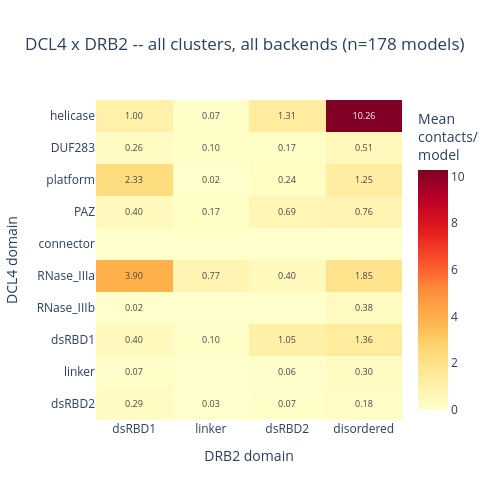
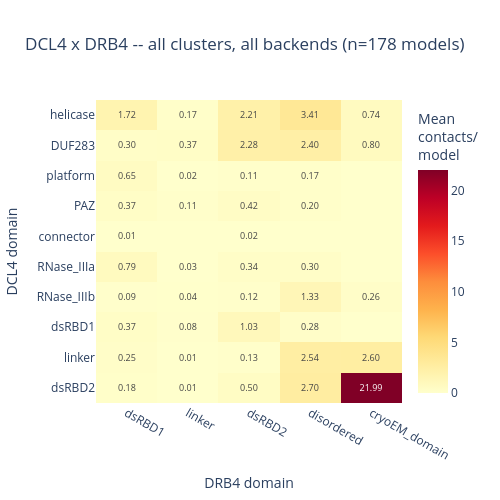
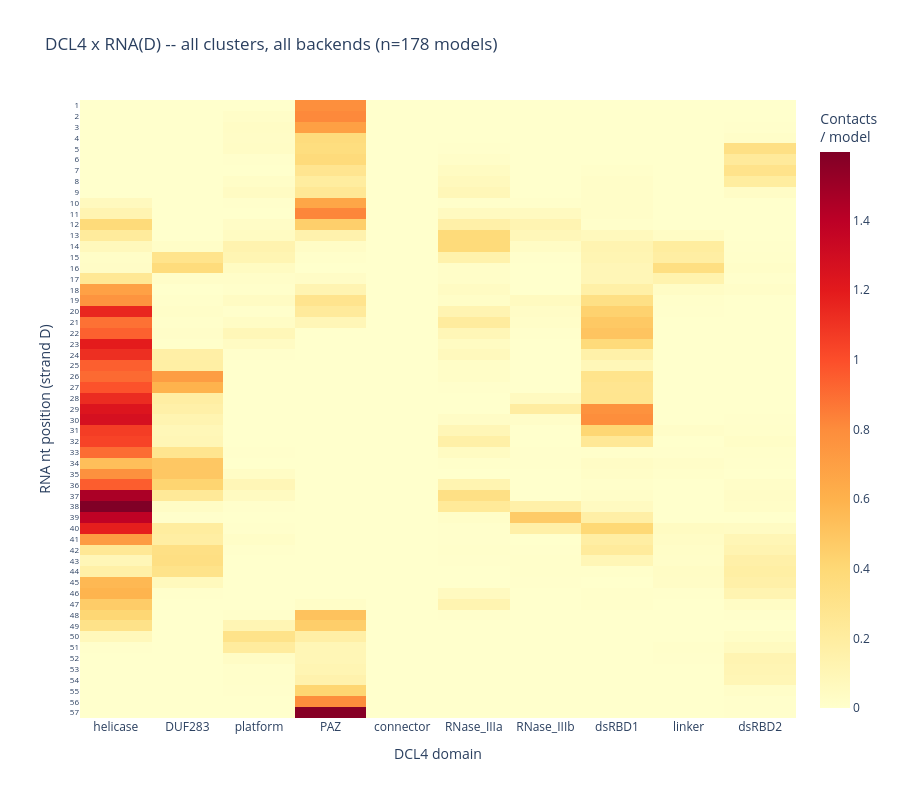
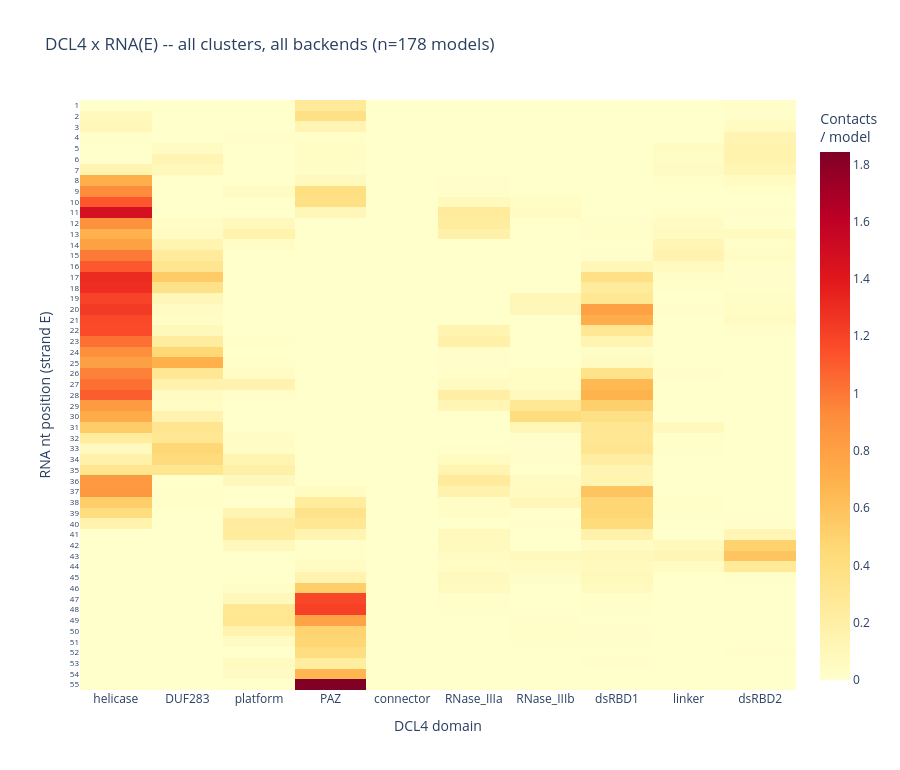

The cell these charts' notebook holds for them, in order:
### Markdown cell above
## One heatmap per couple (all clusters, all backends pooled)

### Code cell
n_models_total = df.groupby(["cluster", "fname"]).ngroups
ct_all = {}
for c in COUPLES:
    ct_all[c] = couple_heatmap(
        df, c, n_models_total,
        f"DCL4 x {LIGAND_CHAIN_NAMES[c]} -- all clusters, all backends (n={n_models_total} models)",
        f"dcl4_{LIGAND_CHAIN_NAMES[c].lower()}_heatmap_pooled.html",
    )

### Figure 1 — Plotly figure (JSON) as saved in the notebook; plotly's stock layout.template omitted (floating-point values rounded to 4 significant figures)
{"data": [{"colorbar": {"title": {"text": "Mean<br>contacts/<br>model"}}, "colorscale": [[0, "rgb(255,255,204)"], [0.125, "rgb(255,237,160)"], [0.25, "rgb(254,217,118)"], [0.375, "rgb(254,178,76)"], [0.5, "rgb(253,141,60)"], [0.625, "rgb(252,78,42)"], [0.75, "rgb(227,26,28)"], [0.875, "rgb(189,0,38)"], [1, "rgb(128,0,38)"]], "hovertemplate": "DCL4 domain: %{y}<br>DRB2 domain: %{x}<br>%{z:.3f} contacts/model<extra></extra>", "text": [["1.00", "0.07", "1.31", "10.26"], ["0.26", "0.10", "0.17", "0.51"], ["2.33", "0.02", "0.24", "1.25"], ["0.40", "0.17", "0.69", "0.76"], ["", "", "", ""], ["3.90", "0.77", "0.40", "1.85"], ["0.02", "", "", "0.38"], ["0.40", "0.10", "1.05", "1.36"], ["0.07", "", "0.06", "0.30"], ["0.29", "0.03", "0.07", "0.18"]], "textfont": {"size": 9}, "texttemplate": "%{text}", "type": "heatmap", "x": ["dsRBD1", "linker", "dsRBD2", "disordered"], "y": ["helicase", "DUF283", "platform", "PAZ", "connector", "RNase_IIIa", "RNase_IIIb", "dsRBD1", "linker", "dsRBD2"], "z": [[1.0, 0.07303, 1.315, 10.26], [0.2584, 0.1011, 0.1685, 0.5112], [2.326, 0.02247, 0.2416, 1.247], [0.3989, 0.1742, 0.6854, 0.764], [0.0, 0.0, 0.0, 0.0], [3.899, 0.7697, 0.4045, 1.854], [0.02247, 0.0, 0.0, 0.382], [0.3989, 0.1011, 1.051, 1.36], [0.07303, 0.0, 0.0618, 0.3034], [0.2921, 0.02809, 0.07303, 0.1798]]}], "layout": {"height": 500, "title": {"text": "DCL4 x DRB2 -- all clusters, all backends (n=178 models)"}, "width": 500, "xaxis": {"title": {"text": "DRB2 domain"}}, "yaxis": {"autorange": "reversed", "title": {"text": "DCL4 domain"}}}}

### Figure 2 — Plotly figure (JSON) as saved in the notebook; plotly's stock layout.template omitted (floating-point values rounded to 4 significant figures)
{"data": [{"colorbar": {"title": {"text": "Mean<br>contacts/<br>model"}}, "colorscale": [[0, "rgb(255,255,204)"], [0.125, "rgb(255,237,160)"], [0.25, "rgb(254,217,118)"], [0.375, "rgb(254,178,76)"], [0.5, "rgb(253,141,60)"], [0.625, "rgb(252,78,42)"], [0.75, "rgb(227,26,28)"], [0.875, "rgb(189,0,38)"], [1, "rgb(128,0,38)"]], "hovertemplate": "DCL4 domain: %{y}<br>DRB4 domain: %{x}<br>%{z:.3f} contacts/model<extra></extra>", "text": [["1.72", "0.17", "2.21", "3.41", "0.74"], ["0.30", "0.37", "2.28", "2.40", "0.80"], ["0.65", "0.02", "0.11", "0.17", ""], ["0.37", "0.11", "0.42", "0.20", ""], ["0.01", "", "0.02", "", ""], ["0.79", "0.03", "0.34", "0.30", ""], ["0.09", "0.04", "0.12", "1.33", "0.26"], ["0.37", "0.08", "1.03", "0.28", ""], ["0.25", "0.01", "0.13", "2.54", "2.60"], ["0.18", "0.01", "0.50", "2.70", "21.99"]], "textfont": {"size": 9}, "texttemplate": "%{text}", "type": "heatmap", "x": ["dsRBD1", "linker", "dsRBD2", "disordered", "cryoEM_domain"], "y": ["helicase", "DUF283", "platform", "PAZ", "connector", "RNase_IIIa", "RNase_IIIb", "dsRBD1", "linker", "dsRBD2"], "z": [[1.725, 0.1742, 2.213, 3.41, 0.736], [0.2978, 0.3652, 2.275, 2.399, 0.7978], [0.6517, 0.01685, 0.1067, 0.1742, 0.0], [0.3708, 0.1067, 0.4157, 0.1966, 0.0], [0.005618, 0.0, 0.01685, 0.0, 0.0], [0.7865, 0.02809, 0.3427, 0.2978, 0.0], [0.08989, 0.04494, 0.1236, 1.326, 0.2584], [0.3708, 0.07865, 1.034, 0.2809, 0.0], [0.2528, 0.005618, 0.1348, 2.539, 2.596], [0.1798, 0.01124, 0.5, 2.702, 21.99]]}], "layout": {"height": 500, "title": {"text": "DCL4 x DRB4 -- all clusters, all backends (n=178 models)"}, "width": 500, "xaxis": {"title": {"text": "DRB4 domain"}}, "yaxis": {"autorange": "reversed", "title": {"text": "DCL4 domain"}}}}

### Figure 3 — Plotly figure (JSON) as saved in the notebook; plotly's stock layout.template omitted (floating-point values rounded to 4 significant figures; data arrays with more than 128 entries replaced by an {"elided": "..."} marker saying what was removed)
{"data": [{"colorbar": {"title": {"text": "Contacts<br>/ model"}}, "colorscale": [[0, "rgb(255,255,204)"], [0.125, "rgb(255,237,160)"], [0.25, "rgb(254,217,118)"], [0.375, "rgb(254,178,76)"], [0.5, "rgb(253,141,60)"], [0.625, "rgb(252,78,42)"], [0.75, "rgb(227,26,28)"], [0.875, "rgb(189,0,38)"], [1, "rgb(128,0,38)"]], "hovertemplate": "DCL4 domain: %{x}<br>RNA nt (strand D): %{y}<br>%{z:.3f} contacts/model<extra></extra>", "type": "heatmap", "x": ["helicase", "DUF283", "platform", "PAZ", "connector", "RNase_IIIa", "RNase_IIIb", "dsRBD1", "linker", "dsRBD2"], "y": ["1", "2", "3", "4", "5", "6", "7", "8", "9", "10", "11", "12", "13", "14", "15", "16", "17", "18", "19", "20", "21", "22", "23", "24", "25", "26", "27", "28", "29", "30", "31", "32", "33", "34", "35", "36", "37", "38", "39", "40", "41", "42", "43", "44", "45", "46", "47", "48", "49", "50", "51", "52", "53", "54", "55", "56", "57"], "z": {"elided": "57x10 float values"}}], "layout": {"height": 798, "title": {"text": "DCL4 x RNA(D) -- all clusters, all backends (n=178 models)"}, "width": 900, "xaxis": {"title": {"text": "DCL4 domain"}}, "yaxis": {"autorange": "reversed", "tickfont": {"size": 8}, "title": {"text": "RNA nt position (strand D)"}}}}

### Figure 4 — Plotly figure (JSON) as saved in the notebook; plotly's stock layout.template omitted (floating-point values rounded to 4 significant figures; data arrays with more than 128 entries replaced by an {"elided": "..."} marker saying what was removed)
{"data": [{"colorbar": {"title": {"text": "Contacts<br>/ model"}}, "colorscale": [[0, "rgb(255,255,204)"], [0.125, "rgb(255,237,160)"], [0.25, "rgb(254,217,118)"], [0.375, "rgb(254,178,76)"], [0.5, "rgb(253,141,60)"], [0.625, "rgb(252,78,42)"], [0.75, "rgb(227,26,28)"], [0.875, "rgb(189,0,38)"], [1, "rgb(128,0,38)"]], "hovertemplate": "DCL4 domain: %{x}<br>RNA nt (strand E): %{y}<br>%{z:.3f} contacts/model<extra></extra>", "type": "heatmap", "x": ["helicase", "DUF283", "platform", "PAZ", "connector", "RNase_IIIa", "RNase_IIIb", "dsRBD1", "linker", "dsRBD2"], "y": ["1", "2", "3", "4", "5", "6", "7", "8", "9", "10", "11", "12", "13", "14", "15", "16", "17", "18", "19", "20", "21", "22", "23", "24", "25", "26", "27", "28", "29", "30", "31", "32", "33", "34", "35", "36", "37", "38", "39", "40", "41", "42", "43", "44", "45", "46", "47", "48", "49", "50", "51", "52", "53", "54", "55"], "z": {"elided": "55x10 float values"}}], "layout": {"height": 770, "title": {"text": "DCL4 x RNA(E) -- all clusters, all backends (n=178 models)"}, "width": 900, "xaxis": {"title": {"text": "DCL4 domain"}}, "yaxis": {"autorange": "reversed", "tickfont": {"size": 8}, "title": {"text": "RNA nt position (strand E)"}}}}
